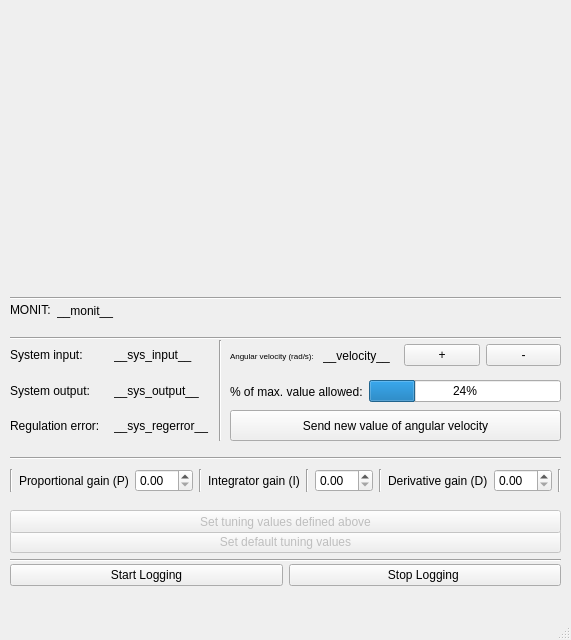
<?xml version="1.0" encoding="UTF-8"?>
<ui version="4.0">
 <class>MainWindow</class>
 <widget class="QMainWindow" name="MainWindow">
  <property name="geometry">
   <rect>
    <x>0</x>
    <y>0</y>
    <width>571</width>
    <height>640</height>
   </rect>
  </property>
  <property name="sizePolicy">
   <sizepolicy hsizetype="MinimumExpanding" vsizetype="MinimumExpanding">
    <horstretch>0</horstretch>
    <verstretch>0</verstretch>
   </sizepolicy>
  </property>
  <property name="windowTitle">
   <string>MPS Lab - Motor control and control data visualisation app</string>
  </property>
  <widget class="QWidget" name="centralwidget">
   <property name="sizePolicy">
    <sizepolicy hsizetype="MinimumExpanding" vsizetype="MinimumExpanding">
     <horstretch>0</horstretch>
     <verstretch>0</verstretch>
    </sizepolicy>
   </property>
   <widget class="QWidget" name="gridLayoutWidget">
    <property name="geometry">
     <rect>
      <x>10</x>
      <y>340</y>
      <width>201</width>
      <height>101</height>
     </rect>
    </property>
    <layout class="QGridLayout" name="reg_quality">
     <item row="2" column="0">
      <widget class="QLabel" name="label_sys_in">
       <property name="text">
        <string>System input:</string>
       </property>
      </widget>
     </item>
     <item row="2" column="1">
      <widget class="QLabel" name="var_sysin">
       <property name="text">
        <string>__sys_input__</string>
       </property>
      </widget>
     </item>
     <item row="3" column="0">
      <widget class="QLabel" name="label_sys_out">
       <property name="text">
        <string>System output:</string>
       </property>
      </widget>
     </item>
     <item row="3" column="1">
      <widget class="QLabel" name="var_sysout">
       <property name="text">
        <string>__sys_output__</string>
       </property>
      </widget>
     </item>
     <item row="4" column="1">
      <widget class="QLabel" name="var_regerror">
       <property name="text">
        <string>__sys_regerror__</string>
       </property>
      </widget>
     </item>
     <item row="4" column="0">
      <widget class="QLabel" name="label_reg_error">
       <property name="text">
        <string>Regulation error:</string>
       </property>
      </widget>
     </item>
    </layout>
   </widget>
   <widget class="QWidget" name="gridLayoutWidget_2">
    <property name="geometry">
     <rect>
      <x>10</x>
      <y>460</y>
      <width>551</width>
      <height>41</height>
     </rect>
    </property>
    <layout class="QGridLayout" name="tuning">
     <item row="0" column="0">
      <widget class="Line" name="line_13">
       <property name="orientation">
        <enum>Qt::Vertical</enum>
       </property>
      </widget>
     </item>
     <item row="0" column="2">
      <widget class="QDoubleSpinBox" name="var_spinbox_P"/>
     </item>
     <item row="0" column="6">
      <widget class="QDoubleSpinBox" name="var_spinbox_I"/>
     </item>
     <item row="0" column="3">
      <widget class="Line" name="line_10">
       <property name="orientation">
        <enum>Qt::Vertical</enum>
       </property>
      </widget>
     </item>
     <item row="0" column="8">
      <widget class="QLabel" name="label_D">
       <property name="text">
        <string>Derivative gain (D)</string>
       </property>
      </widget>
     </item>
     <item row="0" column="1">
      <widget class="QLabel" name="label_P">
       <property name="text">
        <string>Proportional gain (P)</string>
       </property>
      </widget>
     </item>
     <item row="0" column="4">
      <widget class="QLabel" name="label_I">
       <property name="text">
        <string>Integrator gain (I)</string>
       </property>
      </widget>
     </item>
     <item row="0" column="9">
      <widget class="QDoubleSpinBox" name="var_spinbox_D"/>
     </item>
     <item row="0" column="7">
      <widget class="Line" name="line_12">
       <property name="orientation">
        <enum>Qt::Vertical</enum>
       </property>
      </widget>
     </item>
     <item row="0" column="5">
      <widget class="Line" name="line_11">
       <property name="orientation">
        <enum>Qt::Vertical</enum>
       </property>
      </widget>
     </item>
     <item row="0" column="10">
      <widget class="Line" name="line_14">
       <property name="orientation">
        <enum>Qt::Vertical</enum>
       </property>
      </widget>
     </item>
    </layout>
   </widget>
   <widget class="QPushButton" name="button_send_default_tuning">
    <property name="enabled">
     <bool>false</bool>
    </property>
    <property name="geometry">
     <rect>
      <x>10</x>
      <y>530</y>
      <width>551</width>
      <height>23</height>
     </rect>
    </property>
    <property name="text">
     <string>Set default tuning values</string>
    </property>
   </widget>
   <widget class="QPushButton" name="button_send_custom_tuning">
    <property name="enabled">
     <bool>false</bool>
    </property>
    <property name="geometry">
     <rect>
      <x>10</x>
      <y>510</y>
      <width>551</width>
      <height>23</height>
     </rect>
    </property>
    <property name="text">
     <string>Set tuning values defined above</string>
    </property>
   </widget>
   <widget class="QPushButton" name="button_send_velocity_update">
    <property name="geometry">
     <rect>
      <x>230</x>
      <y>410</y>
      <width>331</width>
      <height>31</height>
     </rect>
    </property>
    <property name="text">
     <string>Send new value of angular velocity</string>
    </property>
   </widget>
   <widget class="Line" name="line_2">
    <property name="geometry">
     <rect>
      <x>10</x>
      <y>450</y>
      <width>551</width>
      <height>16</height>
     </rect>
    </property>
    <property name="orientation">
     <enum>Qt::Horizontal</enum>
    </property>
   </widget>
   <widget class="Line" name="line_5">
    <property name="geometry">
     <rect>
      <x>210</x>
      <y>340</y>
      <width>20</width>
      <height>101</height>
     </rect>
    </property>
    <property name="orientation">
     <enum>Qt::Vertical</enum>
    </property>
   </widget>
   <widget class="Line" name="line_6">
    <property name="geometry">
     <rect>
      <x>10</x>
      <y>330</y>
      <width>551</width>
      <height>16</height>
     </rect>
    </property>
    <property name="orientation">
     <enum>Qt::Horizontal</enum>
    </property>
   </widget>
   <widget class="Line" name="line_9">
    <property name="geometry">
     <rect>
      <x>10</x>
      <y>550</y>
      <width>551</width>
      <height>20</height>
     </rect>
    </property>
    <property name="orientation">
     <enum>Qt::Horizontal</enum>
    </property>
   </widget>
   <widget class="QWidget" name="horizontalLayoutWidget">
    <property name="geometry">
     <rect>
      <x>230</x>
      <y>340</y>
      <width>331</width>
      <height>31</height>
     </rect>
    </property>
    <layout class="QHBoxLayout" name="velocity_adjustment">
     <item>
      <widget class="QLabel" name="label_velocity">
       <property name="font">
        <font>
         <pointsize>6</pointsize>
        </font>
       </property>
       <property name="text">
        <string>Angular velocity (rad/s): </string>
       </property>
      </widget>
     </item>
     <item>
      <widget class="QLabel" name="var_velocity">
       <property name="text">
        <string>__velocity__</string>
       </property>
      </widget>
     </item>
     <item>
      <widget class="QPushButton" name="button_velocity_plus">
       <property name="sizePolicy">
        <sizepolicy hsizetype="Ignored" vsizetype="Fixed">
         <horstretch>0</horstretch>
         <verstretch>0</verstretch>
        </sizepolicy>
       </property>
       <property name="text">
        <string>+</string>
       </property>
      </widget>
     </item>
     <item>
      <widget class="QPushButton" name="button_velocity_minus">
       <property name="sizePolicy">
        <sizepolicy hsizetype="Ignored" vsizetype="Fixed">
         <horstretch>0</horstretch>
         <verstretch>0</verstretch>
        </sizepolicy>
       </property>
       <property name="text">
        <string>-</string>
       </property>
      </widget>
     </item>
    </layout>
   </widget>
   <widget class="QWidget" name="horizontalLayoutWidget_2">
    <property name="geometry">
     <rect>
      <x>230</x>
      <y>380</y>
      <width>331</width>
      <height>23</height>
     </rect>
    </property>
    <layout class="QHBoxLayout" name="velocity_range_monit">
     <item>
      <widget class="QLabel" name="label_percentage_bar">
       <property name="text">
        <string>% of max. value allowed:</string>
       </property>
      </widget>
     </item>
     <item>
      <widget class="QProgressBar" name="var_progressbar">
       <property name="sizePolicy">
        <sizepolicy hsizetype="Expanding" vsizetype="Fixed">
         <horstretch>0</horstretch>
         <verstretch>0</verstretch>
        </sizepolicy>
       </property>
       <property name="value">
        <number>24</number>
       </property>
       <property name="alignment">
        <set>Qt::AlignRight|Qt::AlignTrailing|Qt::AlignVCenter</set>
       </property>
       <property name="textVisible">
        <bool>true</bool>
       </property>
      </widget>
     </item>
    </layout>
   </widget>
   <widget class="QWidget" name="horizontalLayoutWidget_3">
    <property name="geometry">
     <rect>
      <x>10</x>
      <y>300</y>
      <width>551</width>
      <height>21</height>
     </rect>
    </property>
    <layout class="QHBoxLayout" name="operation_state">
     <item>
      <widget class="QLabel" name="label_monit">
       <property name="sizePolicy">
        <sizepolicy hsizetype="Fixed" vsizetype="Fixed">
         <horstretch>0</horstretch>
         <verstretch>0</verstretch>
        </sizepolicy>
       </property>
       <property name="layoutDirection">
        <enum>Qt::LeftToRight</enum>
       </property>
       <property name="text">
        <string>MONIT:</string>
       </property>
      </widget>
     </item>
     <item>
      <widget class="QLabel" name="var_monit">
       <property name="layoutDirection">
        <enum>Qt::LeftToRight</enum>
       </property>
       <property name="text">
        <string>__monit__</string>
       </property>
      </widget>
     </item>
    </layout>
   </widget>
   <widget class="Line" name="line_7">
    <property name="geometry">
     <rect>
      <x>10</x>
      <y>290</y>
      <width>551</width>
      <height>16</height>
     </rect>
    </property>
    <property name="orientation">
     <enum>Qt::Horizontal</enum>
    </property>
   </widget>
   <widget class="QWidget" name="horizontalLayoutWidget_4">
    <property name="geometry">
     <rect>
      <x>20</x>
      <y>20</y>
      <width>521</width>
      <height>251</height>
     </rect>
    </property>
    <layout class="QHBoxLayout" name="horizontalLayout"/>
   </widget>
   <widget class="QWidget" name="horizontalLayoutWidget_5">
    <property name="geometry">
     <rect>
      <x>10</x>
      <y>560</y>
      <width>551</width>
      <height>31</height>
     </rect>
    </property>
    <layout class="QHBoxLayout" name="horizontalLayout_2">
     <item>
      <widget class="QPushButton" name="button_start_logging">
       <property name="text">
        <string>Start Logging</string>
       </property>
      </widget>
     </item>
     <item>
      <widget class="QPushButton" name="button_stop_logging">
       <property name="text">
        <string>Stop Logging </string>
       </property>
      </widget>
     </item>
    </layout>
   </widget>
  </widget>
  <widget class="QStatusBar" name="statusbar"/>
  <widget class="QMenuBar" name="menubar">
   <property name="geometry">
    <rect>
     <x>0</x>
     <y>0</y>
     <width>571</width>
     <height>21</height>
    </rect>
   </property>
  </widget>
 </widget>
 <resources/>
 <connections/>
</ui>
